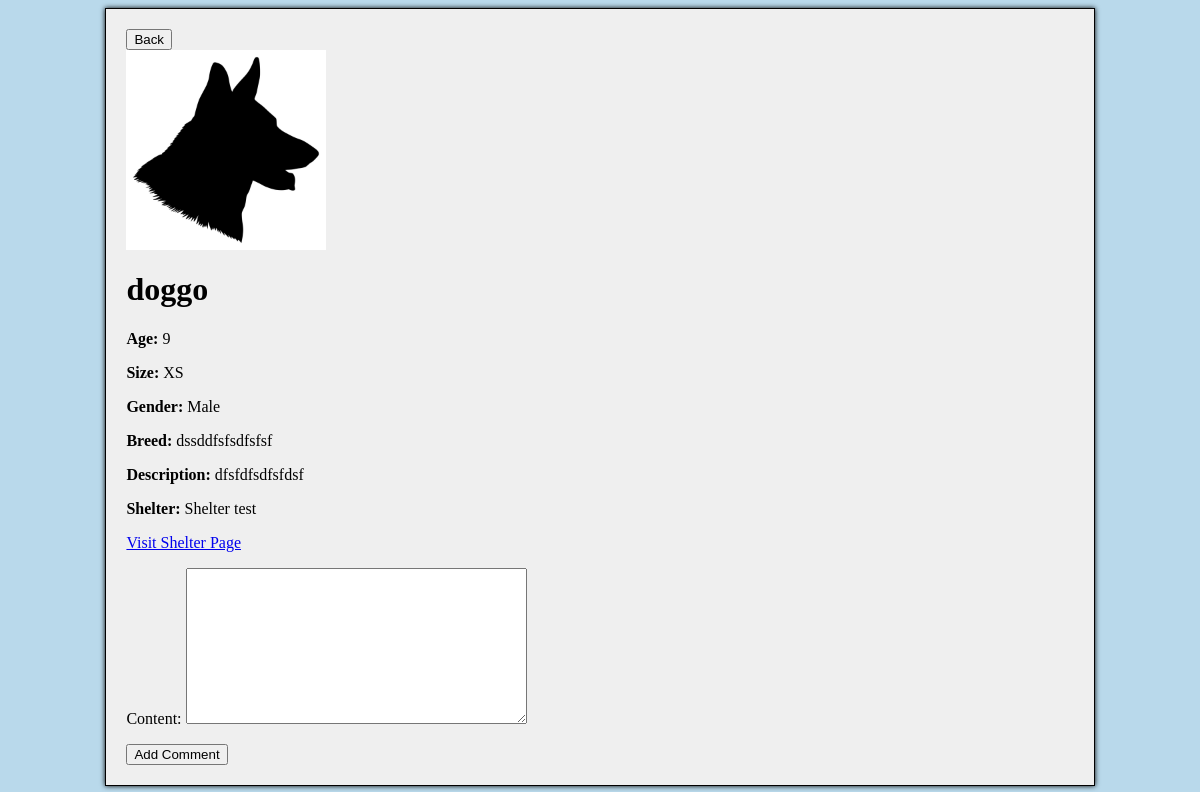
The app's page /dogs/20/, older data.
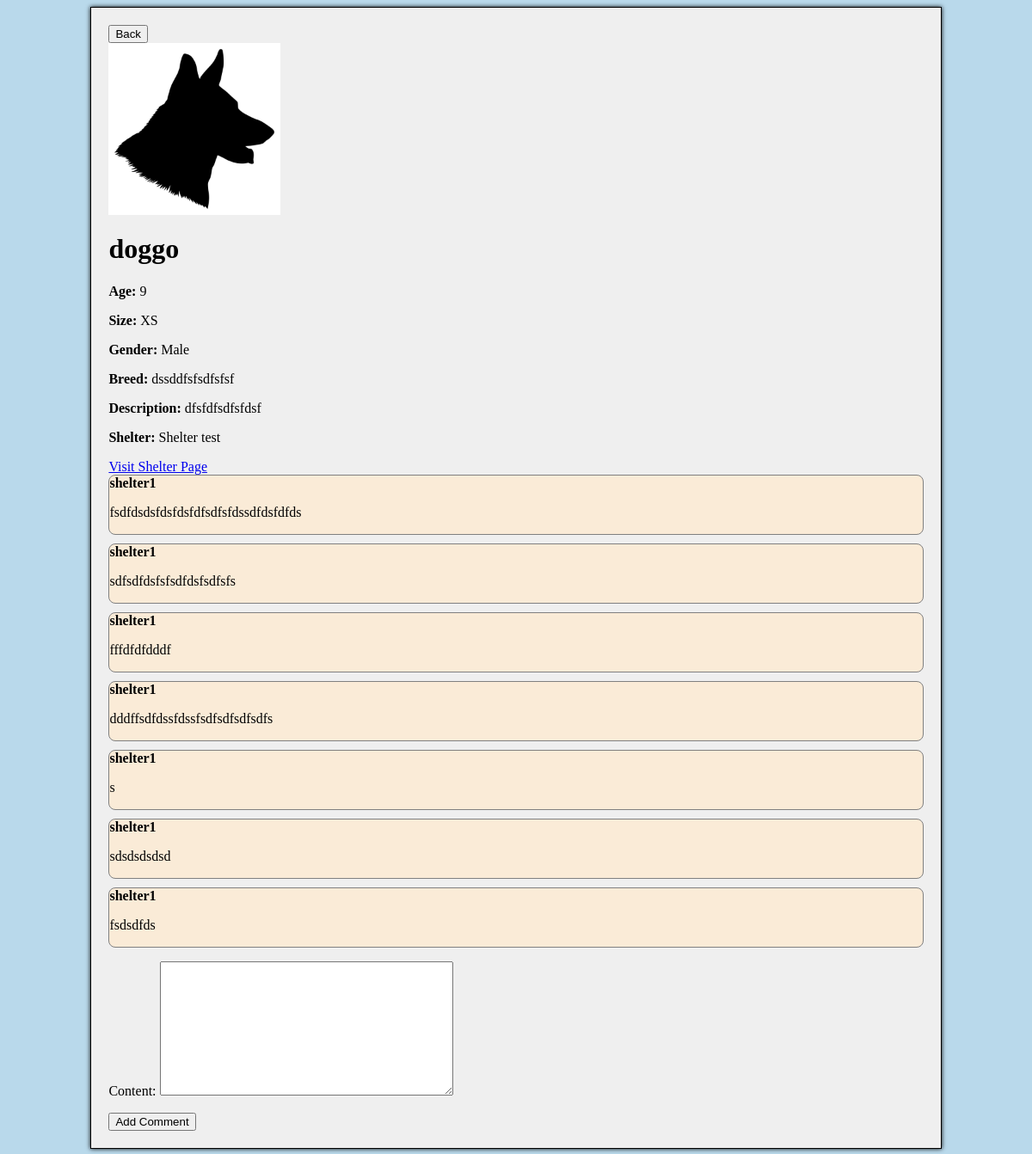
The same page, newer data.
### gui/models.py (models this page shows, shortened)
class Comment(models.Model):
    post = models.ForeignKey(DogAdoptionPost, on_delete=models.CASCADE, related_name='comments')
    author = models.ForeignKey(get_user_model(), on_delete=models.CASCADE)
    content = models.TextField()

class CustomUser(AbstractUser):
    ROLE_CHOICES = (
        ('ordinary', 'Ordinary User'),
        ('shelter', 'Shelter'),
    )
    role = models.CharField(max_length=10, choices=ROLE_CHOICES, default='ordinary')
    registration_code = models.CharField(max_length=100,  blank=True, null=True)

### gui/views.py (the view)
# urls.py: path('dogs/<int:pk>/', DogDetailView.as_view(), name='dog_details'),
class DogDetailView(DetailView):
    model = DogAdoptionPost
    template_name = 'dog_details.html'
    context_object_name = 'dog'
    def get_context_data(self, **kwargs):
        context = super().get_context_data(**kwargs)
        context['comments'] = Comment.objects.filter(post=self.object)
        context['comment_form'] = CommentForm()
        return context

### gui/forms.py
class CommentForm(forms.ModelForm):
    class Meta:
        model = Comment
        fields = ('content',)

### gui/templates/dog_details.html (shortened to what this page needs)
{% extends "base_content.html" %}
{% load static %}
{% block content %}
<button onclick="history.back();">Back</button>
<div class="dog-details">
    <div class="dog-image">
        {% if dog.image %}
            <img src="{{ dog.image.url }}" style="width: 200px; height: 200px;">
        {% else %}
            <img src="{% static 'dog_silhouette.jpg' %}" style="width: 200px; height: 200px;">
        {% endif %}
    </div>
    <div class="dog-info">
        <h1>{{ dog.name }}</h1>
        <p><strong>Age:</strong> {{ dog.age }}</p>
        <p><strong>Size:</strong> {{ dog.size }}</p>
        <p><strong>Gender:</strong> {{ dog.get_gender_display }}</p>
        <p><strong>Breed:</strong> {{ dog.breed }}</p>
        <p><strong>Description:</strong> {{ dog.description }}</p>
        <p><strong>Shelter:</strong> {{ dog.shelter.name }}</p>
        <a href="{% url 'shelter_details' dog.shelter.pk %}">Visit Shelter Page</a>
    </div>
</div>
    <div>
        {% for comment in comments %}
            <div class="comment">
                <span class="author">{{ comment.author }}</span>
                <p class="content">{{ comment.content }}</p>
            </div>
        {% endfor %}
    </div>
    <form action="{% url 'add_comment_to_post' dog.pk %}" method="post">
        {{ comment_form.as_p }}
        <button type="submit">Add Comment</button>
    </form>
{% endblock %}

Row changes from the older to the newer data that the page shows:
added Comment: author "shelter1", content "fsdfdsdsfdsfdsfdfsdfsfdssdfdsfdfds"
added Comment: author "shelter1", content "sdfsdfdsfsfsdfdsfsdfsfs"
added Comment: author "shelter1", content "fffdfdfdddf"
added Comment: author "shelter1", content "dddffsdfdssfdssfsdfsdfsdfsdfs"
added Comment: author "shelter1", content "s"
added Comment: author "shelter1", content "sdsdsdsdsd"
added Comment: author "shelter1", content "fsdsdfds"
